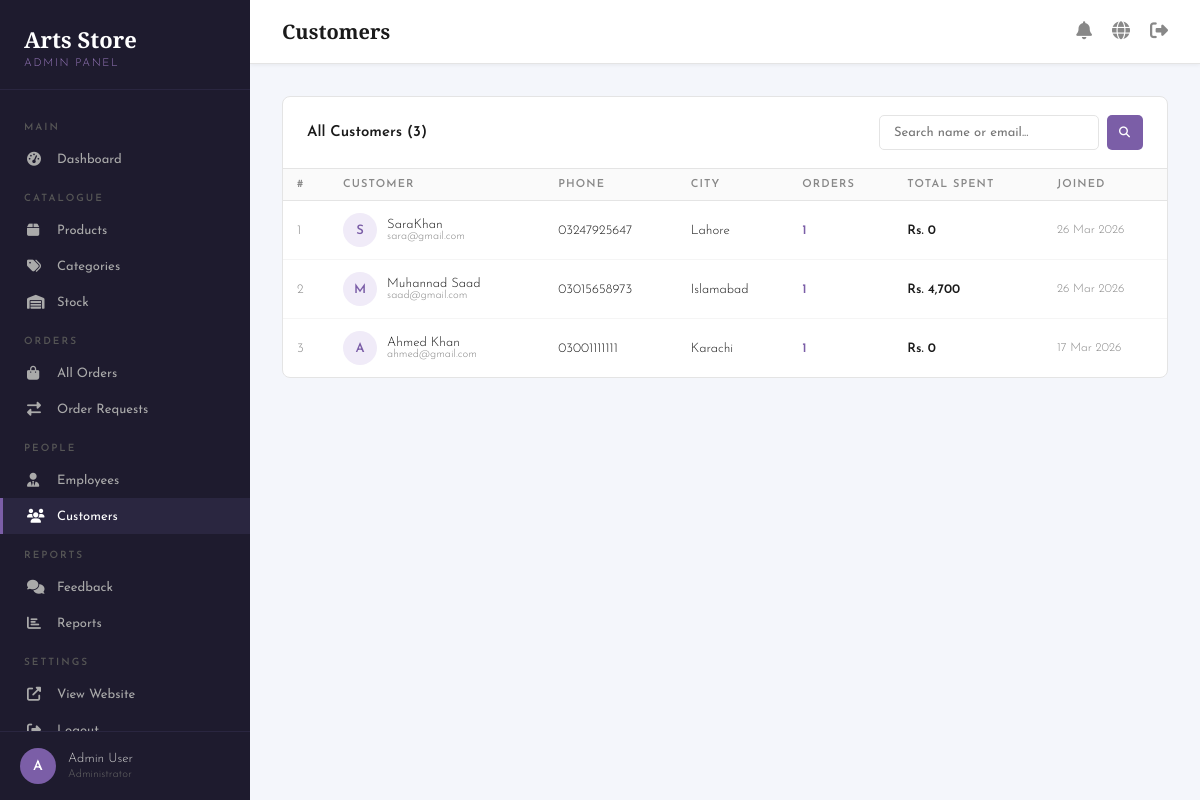
The page /admin/customers.php (signed in) on the database its author committed.
### tables this page shows
CREATE TABLE customers (
  customer_id INT(11)      NOT NULL AUTO_INCREMENT PRIMARY KEY,
  full_name   VARCHAR(150) NOT NULL,
  email       VARCHAR(150) NOT NULL UNIQUE,
  phone       VARCHAR(20)  DEFAULT NULL,
  address     TEXT         DEFAULT NULL,
  city        VARCHAR(100) DEFAULT NULL,
  password    VARCHAR(255) NOT NULL,
  is_active   TINYINT(1)   NOT NULL DEFAULT 1,
  created_at  DATETIME     NOT NULL DEFAULT CURRENT_TIMESTAMP,
  updated_at  DATETIME     NOT NULL DEFAULT CURRENT_TIMESTAMP ON UPDATE CURRENT_TIMESTAMP,
  KEY idx_email     (email),
  KEY idx_is_active (is_active)
);

### includes/db.php (called while the page is built, shortened)
<?php
function clean($conn, $str) {
    return $conn->real_escape_string(htmlspecialchars(strip_tags(trim($str))));
}
?>

### admin/customers.php (the view, shortened to what this page needs)
<?php
require_once 'includes/auth.php';
$search = clean($conn, $_GET['q'] ?? '');
$where  = $search ? "WHERE full_name LIKE '%$search%' OR email LIKE '%$search%'" : '';
$page   = max(1,(int)($_GET['page']??1)); $per=15; $off=($page-1)*$per;
$total  = $conn->query("SELECT COUNT(*) c FROM customers $where")->fetch_assoc()['c'];
$custs  = $conn->query("SELECT c.*, (SELECT COUNT(*) FROM orders o WHERE o.customer_id=c.customer_id) as order_count,
                         (SELECT SUM(total) FROM orders o WHERE o.customer_id=c.customer_id AND o.status='delivered') as total_spent
                         FROM customers c $where ORDER BY c.created_at DESC LIMIT $per OFFSET $off");
?>
<div class="panel">
  <div class="panel-header">
    <h3>All Customers (<?php echo $total; ?>)</h3>
    <form method="GET" style="display:flex;gap:8px;">
      <input class="form-control" style="width:220px;" type="text" name="q"
             value="<?php echo htmlspecialchars($search); ?>" placeholder="Search name or email..."/>
      <button type="submit" class="btn btn-sm btn-purple"><i class="fas fa-search"></i></button>
    </form>
  </div>
  <div style="overflow-x:auto;">
  <table class="dash-table">
    <thead>
      <tr><th>#</th><th>Customer</th><th>Phone</th><th>City</th><th>Orders</th><th>Total Spent</th><th>Joined</th></tr>
    </thead>
    <tbody>
      <?php if($custs && $custs->num_rows>0):
        $i=$off+1; while($c=$custs->fetch_assoc()): ?>
      <tr>
        <td style="color:var(--gray);"><?php echo $i++; ?></td>
        <td>
          <div style="display:flex;align-items:center;gap:10px;">
            <div style="width:34px;height:34px;background:var(--purple-light);border-radius:50%;
                        display:flex;align-items:center;justify-content:center;font-size:13px;
                        font-weight:600;color:var(--purple);">
              <?php echo strtoupper(substr($c['full_name'],0,1)); ?>
            </div>
            <div>
              <p style="font-size:13px;"><?php echo htmlspecialchars($c['full_name']); ?></p>
              <p style="font-size:11px;color:var(--gray);"><?php echo htmlspecialchars($c['email']); ?></p>
            </div>
          </div>
        </td>
        <td style="font-size:13px;"><?php echo htmlspecialchars($c['phone']??'—'); ?></td>
        <td style="font-size:13px;"><?php echo htmlspecialchars($c['city']??'—'); ?></td>
        <td style="font-weight:600;color:var(--purple);"><?php echo $c['order_count']; ?></td>
        <td style="font-weight:600;">Rs. <?php echo number_format($c['total_spent']??0); ?></td>
        <td style="font-size:12px;color:var(--gray);"><?php echo date('d M Y',strtotime($c['created_at'])); ?></td>
      </tr>
      <?php endwhile; else: ?>
      <tr><td colspan="7" style="text-align:center;padding:40px;color:var(--gray);">No customers found</td></tr>
      <?php endif; ?>
    </tbody>
  </table>
  </div>
</div>
<?php require_once 'includes/footer.php'; ?>

### css/dashboard.css (style rules this page uses)
*, *::before, *::after { box-sizing: border-box; margin: 0; padding: 0; }
:root { --purple: #7B5EA7; --purple2: #9B7BC0; --purple-light: #f0ebf8; --dark: #1a1a1a; --sidebar: #1e1b2e; --sidebar2: #2a2640; --white: #ffffff; --bg: #f4f6fb; --border: #e4e4e4; --gray: #888; --green: #27ae60; --red: #e74c3c; --orange: #f39c12; --blue: #2980b9; }
body { font-family: 'Josefin Sans', sans-serif; font-weight: 300; background: var(--bg); color: var(--dark); min-height: 100vh; }
.panel { background: #fff; border: 1px solid var(--border); border-radius: 8px; margin-bottom: 24px; }
.panel-header { display: flex; align-items: center; justify-content: space-between; padding: 18px 24px; border-bottom: 1px solid var(--border); }
.panel-header h3 { font-size: 15px; font-weight: 600; color: var(--dark); }
.dash-table { width: 100%; border-collapse: collapse; font-size: 13px; }
.dash-table th { text-align: left; padding: 10px 14px; background: #fafafa; border-bottom: 1px solid var(--border); font-size: 11px; font-weight: 600; letter-spacing: .1em; text-transform: uppercase; color: var(--gray); }
.dash-table td { padding: 12px 14px; border-bottom: 1px solid #f5f5f5; vertical-align: middle; }
.dash-table tr:last-child td { border-bottom: none; }
.btn { display: inline-flex; align-items: center; gap: 7px; padding: 9px 20px; border-radius: 5px; font-family: 'Josefin Sans', sans-serif; font-size: 12px; font-weight: 600; letter-spacing: .1em; text-transform: uppercase; cursor: pointer; transition: all .2s; border: none; }
.btn-purple { background: var(--purple); color: #fff; }
.btn-sm { padding: 5px 12px; font-size: 11px; }
.form-control { width: 100%; padding: 10px 14px; border: 1px solid var(--border); border-radius: 5px; font-family: 'Josefin Sans', sans-serif; font-size: 13px; background: #fff; color: var(--dark); outline: none; transition: border-color .2s; }

### rows shown on the page
customers: full_name "S", full_name "SaraKhan", email "sara@gmail.com", phone "03247925647", city "Lahore", order_count "1", total_spent "0", created_at "26 Mar 2026"
customers: full_name "M", full_name "Muhannad Saad", email "saad@gmail.com", phone "03015658973", city "Islamabad", order_count "1", total_spent "4,700", created_at "26 Mar 2026"
customers: full_name "A", full_name "Ahmed Khan", email "ahmed@gmail.com", phone "03001111111", city "Karachi", order_count "1", total_spent "0", created_at "17 Mar 2026"

### other values the page prints
substr($_SESSION['admin_name']??'A',0,1) "A"
$_SESSION['admin_name'] "Admin User"
$page_title "Customers"
$total "3"
